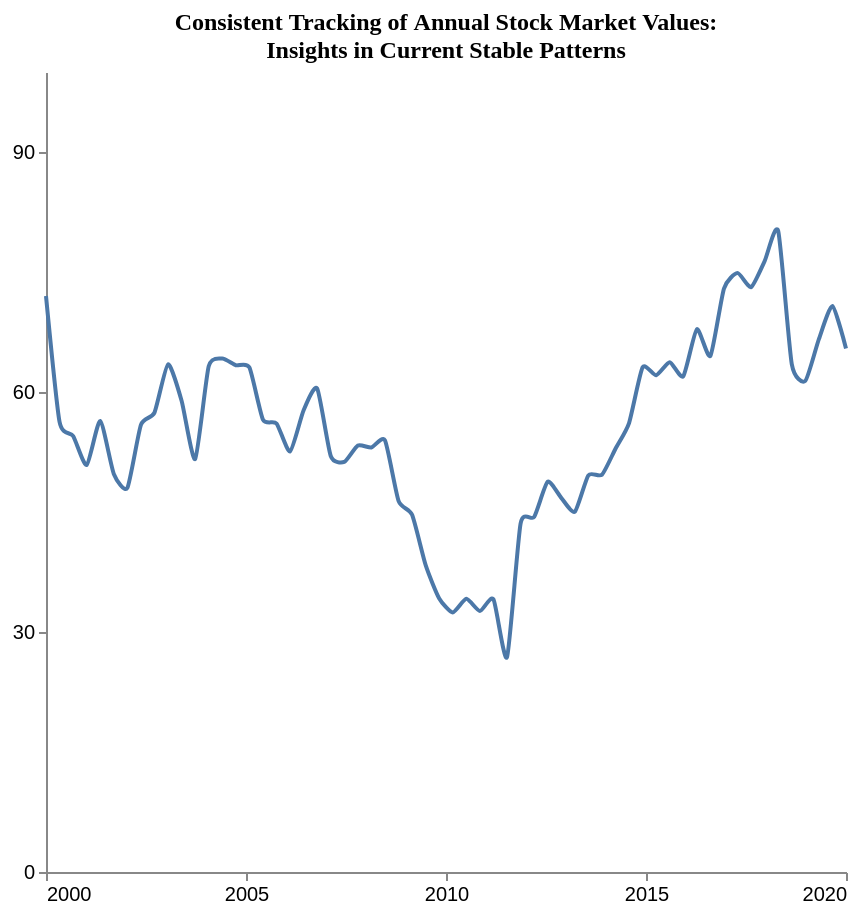

Source (Vega-Lite JSON):
### Vega-Lite specification from a JSON file in a GitHub repository (floating-point values rounded to 4 significant figures)
{"$schema": "https://vega.github.io/schema/vega-lite/v5.json", "description": "Pattern: upward", "data": {"values": [{"X": 2000.0, "Y": 72.0}, {"X": 2000.0, "Y": 56.25}, {"X": 2001.0, "Y": 54.5}, {"X": 2001.0, "Y": 50.87}, {"X": 2001.0, "Y": 56.39}, {"X": 2002.0, "Y": 49.76}, {"X": 2002.0, "Y": 48.01}, {"X": 2002.0, "Y": 55.89}, {"X": 2003.0, "Y": 57.43}, {"X": 2003.0, "Y": 63.47}, {"X": 2003.0, "Y": 58.91}, {"X": 2004.0, "Y": 51.62}, {"X": 2004.0, "Y": 63.21}, {"X": 2004.0, "Y": 64.18}, {"X": 2005.0, "Y": 63.34}, {"X": 2005.0, "Y": 63.07}, {"X": 2005.0, "Y": 56.55}, {"X": 2006.0, "Y": 56.07}, {"X": 2006.0, "Y": 52.57}, {"X": 2006.0, "Y": 57.72}, {"X": 2007.0, "Y": 60.45}, {"X": 2007.0, "Y": 52.0}, {"X": 2007.0, "Y": 51.25}, {"X": 2008.0, "Y": 53.31}, {"X": 2008.0, "Y": 53.07}, {"X": 2008.0, "Y": 53.95}, {"X": 2009.0, "Y": 46.4}, {"X": 2009.0, "Y": 44.65}, {"X": 2009.0, "Y": 38.36}, {"X": 2010.0, "Y": 34.2}, {"X": 2010.0, "Y": 32.45}, {"X": 2011.0, "Y": 34.15}, {"X": 2011.0, "Y": 32.62}, {"X": 2011.0, "Y": 34.08}, {"X": 2012.0, "Y": 26.86}, {"X": 2012.0, "Y": 43.55}, {"X": 2012.0, "Y": 44.38}, {"X": 2013.0, "Y": 48.78}, {"X": 2013.0, "Y": 46.77}, {"X": 2013.0, "Y": 45.02}, {"X": 2014.0, "Y": 49.59}, {"X": 2014.0, "Y": 49.65}, {"X": 2014.0, "Y": 52.91}, {"X": 2015.0, "Y": 56.12}, {"X": 2015.0, "Y": 63.08}, {"X": 2015.0, "Y": 62.09}, {"X": 2016.0, "Y": 63.71}, {"X": 2016.0, "Y": 61.96}, {"X": 2016.0, "Y": 67.85}, {"X": 2017.0, "Y": 64.51}, {"X": 2017.0, "Y": 72.94}, {"X": 2017.0, "Y": 74.86}, {"X": 2018.0, "Y": 73.11}, {"X": 2018.0, "Y": 76.36}, {"X": 2018.0, "Y": 80.11}, {"X": 2019.0, "Y": 63.49}, {"X": 2019.0, "Y": 61.39}, {"X": 2019.0, "Y": 66.61}, {"X": 2020.0, "Y": 70.75}, {"X": 2020.0, "Y": 65.45}]}, "mark": {"type": "line", "interpolate": "cardinal", "tension": 0.4}, "encoding": {"x": {"field": "X", "type": "quantitative", "title": "", "axis": {"grid": false, "format": "d", "values": [2000, 2005, 2010, 2015, 2020], "tickSize": 4}, "scale": {"domain": [2000, 2020]}}, "y": {"field": "Y", "type": "quantitative", "title": "", "axis": {"grid": false, "format": "d", "values": [0, 30, 60, 90], "tickSize": 4, "tickOpacity": 1}, "scale": {"domain": [0, 100]}}}, "title": {"text": "Consistent Tracking of Annual Stock Market Values:^ Insights in Current Stable Patterns", "anchor": "middle", "font": "Tahoma", "fontSize": 12}, "config": {"lineBreak": "^", "view": {"stroke": null}}, "height": 400, "width": 400, "autosize": "pad"}
